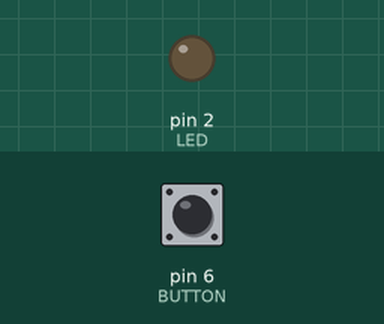
Recording of a sketch running on a simulated Arduino Uno, built with avr-gcc and run on an emulated ATmega328P. Parts: output pins drawn as LEDs (lit = HIGH). The inputs (shaded band) are chosen by the test bench; at power-on: pin 6 (BUTTON) HIGH.

Above: at 1.2 s.
1.3 s: pin 6 (BUTTON) pulled LOW for 0.15 s
At 2.5 s:
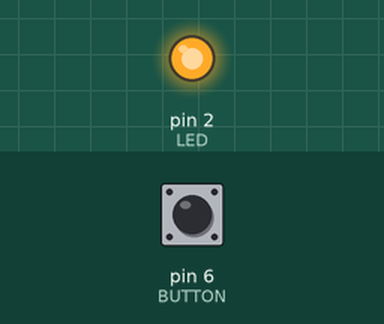
2.9 s: pin 6 (BUTTON) pulled LOW for 1 s
At 3.9 s:
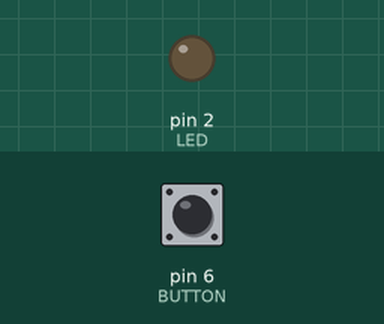
5.4 s: pin 6 (BUTTON) pulled LOW for 3.2 s
At 5.8 s:
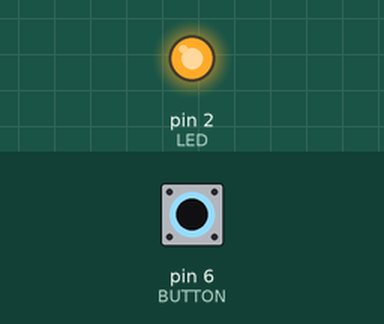
Timing chart, 0 to 8.4 s (numbered marks = the images above; inputs shaded):
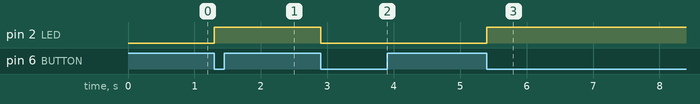

Measured:
- after the input at 1.3 s, pin 2 (LED): LOW → HIGH at once
- after the input at 2.9 s, pin 2 (LED): HIGH → LOW at once
- after the input at 5.4 s, pin 2 (LED): LOW → HIGH at once

The sketch:

taster.ino
```cpp
#define BUTTON 6
#define LED 2

int buttonState  = 0;
int ledState = LOW;

void setup() {
  pinMode(BUTTON, INPUT_PULLUP);
  pinMode(LED, OUTPUT);

  buttonState = digitalRead(BUTTON);
}

void loop() {
  // read button
  buttonState = digitalRead(BUTTON);

  // set led
  // ledState = !buttonState;

  // toogle led
  if (buttonState == LOW) {
    ledState = !ledState;
    digitalWrite(LED, ledState);
    delay(200);
    while (!digitalRead(BUTTON)) delay(100);
  }


}
```
